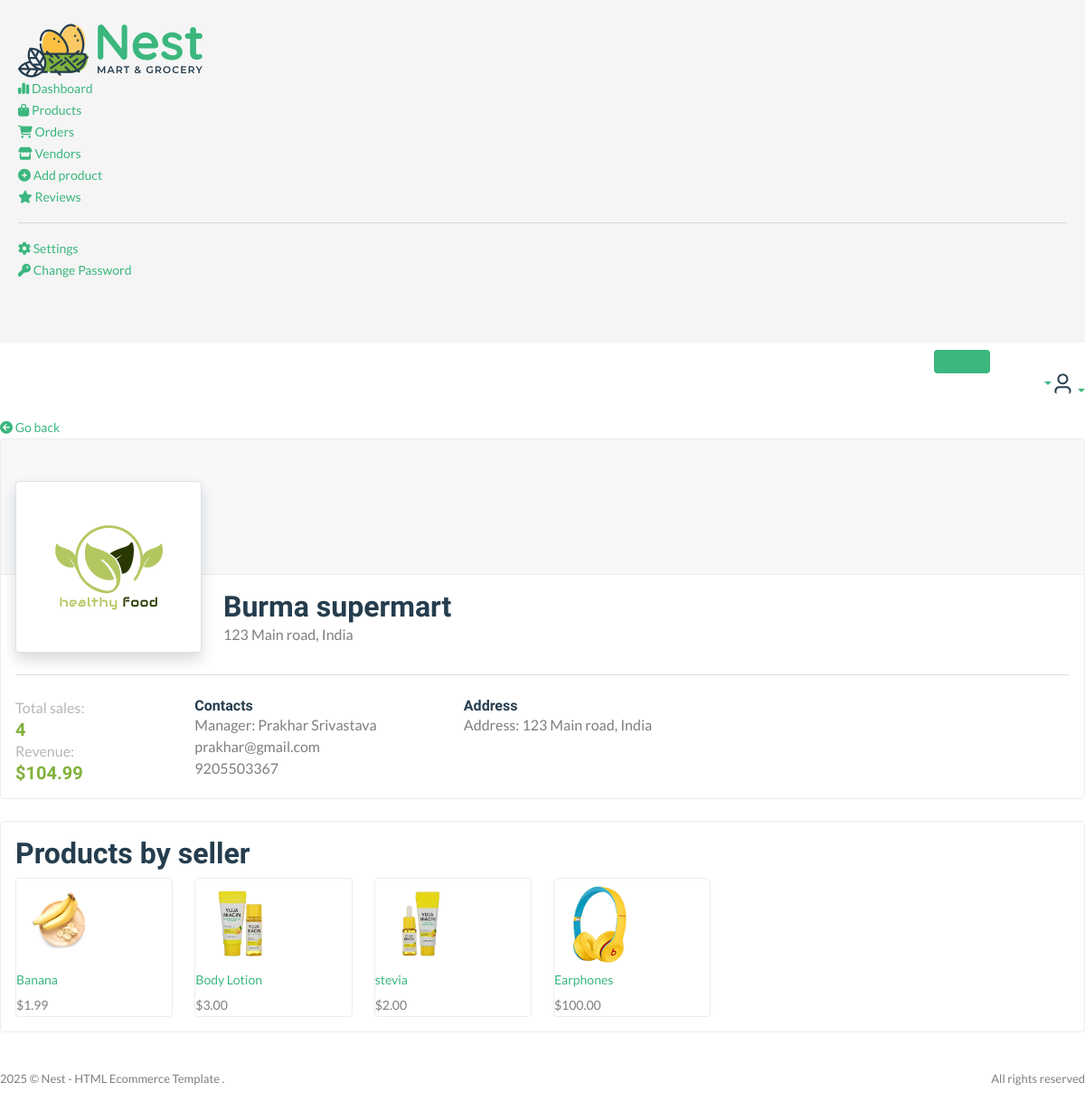
The app's page /useradmin/vendor-page/ (signed in) with its own data.
### core/models.py (models this page shows, shortened)
class Vendor(models.Model):
    vid = ShortUUIDField(unique=True, prefix="ven",max_length=20, length=10, alphabet='abcdefghi0123456789')
    title = models.CharField(max_length=100)
    image = models.ImageField(upload_to=user_directory_path,default='vendor.jpg')
    description = RichTextUploadingField(null=True, blank=True,default='I am a Vendor')
    address= models.CharField(max_length=100, default='123 Main road, India')
    contact= models.CharField(max_length=100, default='+12 (345) 6789')
    chat_resp_time= models.CharField(max_length=100, default='100')
    shipping_on_time= models.CharField(max_length=100, default='100')
    authentic_rating= models.CharField(max_length=100, default='100')
    days_return= models.CharField(max_length=100, default='100')
    warranty_period= models.CharField(max_length=100, default='100')
    date = models.DateTimeField(auto_now_add=True, null=True,blank=True)
    user = models.ForeignKey(User, on_delete=models.SET_NULL, null=True)
    class Meta:
        verbose_name_plural = "Vendors"

class Product(models.Model):
    pid = ShortUUIDField(max_length=20, length=10,unique=True,alphabet='abcdefghij1234567890')
    title = models.CharField(max_length=100,default='this is the prod title')
    vendor = models.ForeignKey(Vendor, on_delete=models.SET_NULL,null=True,related_name='products')
    image = models.ImageField(upload_to=user_directory_path,default='product.jpg')
    description = RichTextUploadingField(default='This is the product',null=True,blank=True)
    user = models.ForeignKey(User, on_delete=models.SET_NULL, null=True)
    category = models.ForeignKey(Category, on_delete=models.SET_NULL, null=True, related_name='products')
    price = models.DecimalField(max_digits=999999,decimal_places=2,default='1.99')
    old_price = models.DecimalField(max_digits=999999,decimal_places=2,default='1.99')
    specifications = RichTextUploadingField(null=True,blank=True)
    type= models.CharField(max_length=100,default='Organic',null=True,blank=True)
    mfd=models.DateTimeField(auto_now_add=False,null=True,blank=True)
    stock_count = models.CharField(max_length=100,default='10',null=True,blank=True)
    life=models.CharField(max_length=100,default='100 days',null=True,blank=True)
    tags = TaggableManager(blank=True)
    product_status= models.CharField(choices=STATUS,max_length=10,default="in_review")
    status = models.BooleanField(default=True)
    in_stock = models.BooleanField(default=True)
    featured = models.BooleanField(default=False)
    digital = models.BooleanField(default=False)
    sku = ShortUUIDField(max_length=10,length=4,unique=True,prefix='sku',alphabet='1234567890')
    date = models.DateTimeField(auto_now_add=True)
    updated = models.DateTimeField(null=True,blank=True)
    class Meta:
        verbose_name_plural = 'Products'

### userauths/models.py (models this page shows, shortened)
class User(AbstractUser):
    email = models.EmailField(unique=True)
    username = models.CharField(max_length=100)
    bio = models.CharField(max_length=100)
    USERNAME_FIELD ="email"
    REQUIRED_FIELDS = ["username"]

class Profile(models.Model):
    user=models.OneToOneField(User,on_delete=models.CASCADE,related_name='profile')
    image = models.ImageField(upload_to='image')
    full_name = models.CharField(max_length=100,null=True, blank=True)
    bio=models.CharField(max_length=200, blank=True, null=True)
    mobile = models.CharField(max_length=10)
    verified=models.BooleanField(default=False)

### useradmin/decorators.py (the view)
    def wrapper(request, *args, **kwargs):
        if request.user.is_superuser != True:
            messages.warning(request, 'You are not authorized to view this page')
            return redirect('userauths:sign-in')
        else:
            return view_func(request, *args, **kwargs)

### core/context_processor.py (called while the page is built)
def default(request):
    categories = Category.objects.all()
    products = Product.objects.all()
    vendors = Vendor.objects.all()
    min_max_price = Product.objects.aggregate(min_price=Min('price'),max_price=Max('price'))
    try:
          address = Address.objects.get(user=request.user)
    except:
         address=None
    try:
         wishlist = Wishlist.objects.filter(user=request.user)
    except:
          wishlist=None
          messages.warning(request,'You need to login before adding products to wishlist')
    return {
         'categories':categories,
         'address':address,
         'vendors':vendors,
         'min_max_price':min_max_price,
         'wishlist':wishlist
    }

### useradmin/views.py (called while the page is built)
@admin_required
def vendor_page_view(request):
    vendor = Vendor.objects.filter(user=request.user).first()
    total_revenue=CartOrderItems.objects.filter(vendor=vendor,order__paid_status=True).aggregate(total=Sum('total'))
    total_orders = CartOrderItems.objects.filter(vendor=vendor).aggregate(sales=Sum('qty'))
    products = Product.objects.filter(vendor=vendor,status=True)
    context={
        'vendor':vendor,
        'total_revenue':total_revenue,
        'total_orders':total_orders,
        'products':products
    }
    return render(request,'useradmin/vendor-page.html',context)

### templates/useradmin/vendor-page.html
{%extends 'useradmin/base.html'%}
{%load static%}
{%block content%}
<section class="content-main">
    <div class="content-header">
        <a href="javascript:history.back()"><i class="fas fa-arrow-circle-left" aria-hidden="true"></i> Go back </a>
    </div>
    <div class="card mb-4">
        <div class="card-header bg-brand-2" style="height: 150px;"></div>
        <div class="card-body">
            <div class="row">
                <div class="col-xl col-lg flex-grow-0" style="flex-basis: 230px;">
                    <div class="img-thumbnail shadow w-100 bg-white position-relative text-center" style="height: 190px; width: 200px; margin-top: -120px;">
                        <img src="{{vendor.image.url}}" class="center-xy img-fluid" alt="Logo Brand" />
                    </div>
                </div>
                <div class="col-xl col-lg">
                    <h3>{{vendor.title}}</h3>
                    <p>{{vendor.address}}</p>
                </div>
            </div>
            <hr class="my-4" />
            <div class="row g-4">
                <div class="col-md-12 col-lg-4 col-xl-2">
                    <article class="box">
                        <p class="mb-0 text-muted">Total sales:</p>
                        <h5 class="text-success">{{total_orders.sales}}</h5>
                        <p class="mb-0 text-muted">Revenue:</p>
                        <h5 class="text-success mb-0">${{total_revenue.total|floatformat:2}}</h5>
                    </article>
                </div>
                <div class="col-sm-6 col-lg-4 col-xl-3">
                    <h6>Contacts</h6>
                    <p>
                        Manager: {{vendor.user.profile.full_name|title}} <br />
                        {{vendor.user.email}} <br />
                        {{vendor.user.profile.mobile}}
                    </p>
                </div>
                <div class="col-sm-6 col-lg-4 col-xl-3">
                    <h6>Address</h6>
                    <p>
                        Address: {{vendor.address}}  <br />
                    </p>
                </div>
            </div>
        </div>
    </div>
    <div class="card mb-4">
        <div class="card-body">
            <h3 class="card-title">Products by seller</h3>
            <div class="row">
                {%for p in products%}
                <div class="col-xl-2 col-lg-3 col-md-6">
                    <div class="card card-product-grid">
                        <a href="{% url 'core:product-details-page' p.pid%}" class="img-wrap"> <img src="{{p.image.url}}" style='width:100px;height:100px' alt="Product" /> </a>
                        <div class="info-wrap">
                            <a href="{% url 'core:product-details-page' p.pid%}" class="title" style='text-decoration:none;'>{{p.title}}</a>
                            <div class="price mt-1">${{p.price|floatformat:2}}</div>
                        </div>
                    </div>
                </div>
                {%endfor%}
            </div>
        </div>
    </div>
</section>
{%endblock content%}

### records on screen
Vendor: image (picture), title "Burma supermart", address "123 Main road, India", user.profile.full_name "Prakhar Srivastava", user.email "prakhar@gmail.com", user.profile.mobile "9205503367"
Product: image (picture), title "Banana", price "1.99"
Product: image (picture), title "Body Lotion", price "3.00"
Product: image (picture), title "stevia", price "2.00"
Product: image (picture), title "Earphones", price "100.00"

### other values on screen
{{ total_orders.sales }} "4"
{{ total_revenue.total|floatformat:2 }} "104.99"
